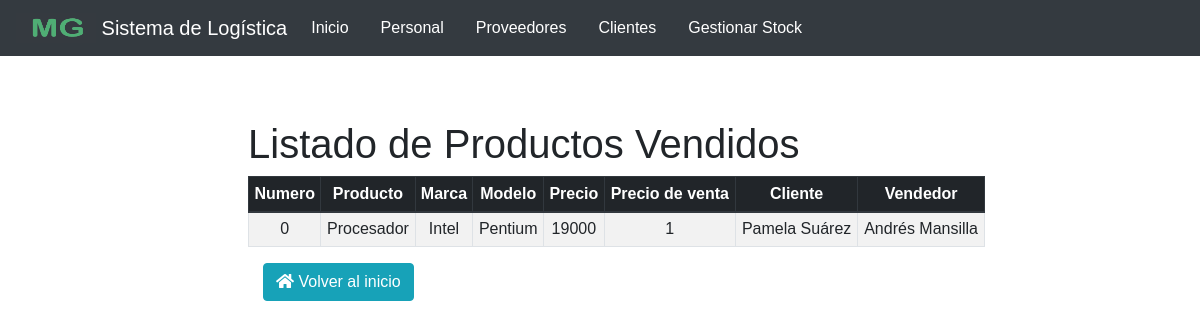
The app's page /inventarioo/productosvendidos.php with its own data.
### tables this page shows
CREATE TABLE `venta` (
  `id` int(50) NOT NULL,
  `precio_venta` int(50) NOT NULL,
  `producto_id` int(50) NOT NULL,
  `cliente_id` int(50) NOT NULL,
  `empleado_id` int(50) NOT NULL
);

CREATE TABLE `productos` (
  `id` int(50) NOT NULL,
  `marca` varchar(100) NOT NULL,
  `modelo` varchar(50) NOT NULL,
  `nombre` text NOT NULL,
  `precio` int(11) NOT NULL,
  `activo` int(11) NOT NULL DEFAULT '1'
);

CREATE TABLE `socios` (
  `id` int(11) NOT NULL,
  `nombre` varchar(50) NOT NULL,
  `apellido` varchar(50) NOT NULL,
  `telefono` int(11) NOT NULL,
  `DNI` int(11) NOT NULL,
  `direccion` varchar(50) NOT NULL
);

CREATE TABLE `personales` (
  `id` int(11) NOT NULL,
  `nombre` varchar(50) NOT NULL,
  `apellido` varchar(50) NOT NULL,
  `DNI` int(11) NOT NULL,
  `fecha_ingreso_laboral` date NOT NULL,
  `telefono` int(11) NOT NULL,
  `labor_id` int(50) NOT NULL
);

### inventarioo/productosvendidos.php (the view, shortened to what this page needs)
<!DOCTYPE html>
<html>
	<head>
	<link rel="stylesheet" href="/MasterGame/css/bootstrap.css">
	<link rel="stylesheet" href="https://use.fontawesome.com/releases/v5.3.1/css/all.css">
	</head>
	<body>
		<nav class="navbar navbar-expand-lg navbar-dark bg-dark"
		style="position: sticky;">
			<div class="d-flex justify-content-end">
		    <a class="navbar-brand" href="../index.html"  style="color: #fff;">
			    <img src="/MasterGame/images/mg2.jpg" width="80" height="30" class="d-inline-block align-top" data-toggle="tooltip" data-placement="bottom" title="Sistema de Logística Master Game">
			    Sistema de Logística
			   </a>
			<div class="nav navbar-nav navbar-right">
				<div class="collapse navbar-collapse" id="navbarText">
					<ul class="navbar-nav mr-auto">
			    		<li class="nav-item active">
			    			<a class="nav-link" href="../index.html" style="margin-right: 1rem; color: #fff;">Inicio <span class="sr-only">(current)</span></a>
			    		</li>
			    		<li class="nav-item" style="margin-right: 1rem;">
			    			<a class="nav-link" href="../empleados/FichasEmpleados.php" style="color: #fff;">Personal</a>
			    		</li>
			    		<li class="nav-item" style="margin-right: 1rem;">
			    			<a class="nav-link" href="../proveedores/Proveedores.php" style="color: #fff;">Proveedores</a>
			    		</li>
			    		<li class="nav-item" style="margin-right: 1rem;">
			    			<a class="nav-link" href="../clientes/crud.php" style="color: #fff;">Clientes</a>
			    		</li>
			    		<li class="nav-item" style="margin-right: 1rem;">
			    			<a class="nav-link" href="../inventarioo/nuevo.php" style="color: #fff;">Gestionar Stock</a>
			    		</li>
			    	</ul>
				</div>
			</div>
		</nav>
		<div class="container-fluid" style="margin-top: 3rem;">
			<div class="row flex-xl-nowrap">
				<div class="col-12 col-md-3 col-xl-2 bd-sidebar">
				</div>
				<main class="col-12 col-md-9 col-xl-8 py-md-3 pl-md-5 bd-content">
						<?php
						$pdo=conectar();
						echo "<h1>Listado de Productos Vendidos</h1>";
						$modificar1= $pdo->prepare("SELECT
							productos.id,
							productos.nombre as nombreprod,
							productos.marca,
							productos.modelo,
							productos.precio,
							productos.activo,
							venta.id as ventaid,
							venta.precio_venta,
							socios.nombre as nombrecliente,
							socios.apellido as apellidocliente,
							personales.nombre as nombreempleado,
							personales.apellido as apellidoempleado
							FROM venta
								JOIN socios
									ON venta.cliente_id=socios.id
								JOIN personales
									ON venta.empleado_id=personales.id
								JOIN productos
									ON venta.producto_id=productos.id
						");
						$modificar1-> execute();
						$modificacion1 = $modificar1->fetchAll(PDO::FETCH_ASSOC);
						echo '<table class="table table-bordered table-sm table-hover table-striped" style="text-align:center;">
								<thead class="thead-dark" style="text-align:center";>
									<tr>
										<th>Numero</th>
										<th>Producto</th>
										<th>Marca</th>
										<th>Modelo</th>
										<th>Precio</th>
										<th>Precio de venta</th>
										<th>Cliente</th>
										<th>Vendedor</th>
									</tr>
								</thead>';
						foreach ($modificacion1 as $unaModificacion1) {
							echo '<tr>';
							echo '<td>'.$unaModificacion1['ventaid'].'</td>';
							echo '<td>'.$unaModificacion1['nombreprod'].'</td>';
							echo '<td>'.$unaModificacion1['marca'].'</td>';
							echo '<td>'.$unaModificacion1['modelo'].'</td>';
							echo '<td>'.$unaModificacion1['precio'].'</td>';
							echo '<td>'.$unaModificacion1['precio_venta'].'</td>';
							echo '<td>'.$unaModificacion1['nombrecliente'].' '.$unaModificacion1['apellidocliente'].'</td>';
							echo '<td>'.$unaModificacion1['nombreempleado'].' '.$unaModificacion1['apellidoempleado'].'</td>';
						}
						?>
						</table style="margin-bottom: 3rem;">
						<div class="container">
							<div class="row">
								<div class="col-6">
									<a class="btn btn-info" href=../index.html><i class="fa fa-home"></i> Volver al inicio </a>
								</div>
							</div>
						</div>
					</main>
				<div class="d-none d-xl-block col-xl-2 bd-toc">
				</div>
			</div>
		</div>
	</body>
</html>

### inventarioo/productosvendidos.php (style rules this page uses)
body { font-family: Arial; }

### records on screen
venta: id "0", producto.nombre "Procesador", producto.marca "Intel", producto.modelo "Pentium", producto.precio "19000", precio_venta "1", cliente.nombre "Pamela", cliente.apellido "Suárez", empleado.nombre "Andrés", empleado.apellido "Mansilla"
